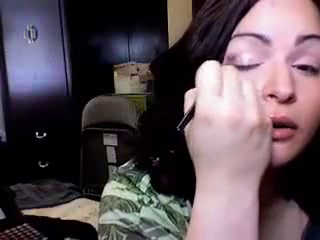
#> input picture frame 16 of tests/data/test.avi, 320 x 240 px, given in place of tmp_violence_cut.mp4, which was not available
$ python crop.py
#> lines starting #> are read from the running program, lines starting #| are printed output that depends on the picture
import cv2

# 비디오 파일 경로
video_path = 'tmp_violence_cut.mp4'

# 비디오 캡처 객체 생성
cap = cv2.VideoCapture(video_path)

# 비디오의 프레임 크기와 FPS 가져오기
width = int(cap.get(cv2.CAP_PROP_FRAME_WIDTH))
height = int(cap.get(cv2.CAP_PROP_FRAME_HEIGHT))
fps = int(cap.get(cv2.CAP_PROP_FPS))

# 크롭할 영역의 좌표 (x, y, w, h)
x, y, w, h = 100, 50, 200, 200  # 예시 좌표와 크기

# 출력 비디오 파일 설정
fourcc = cv2.VideoWriter_fourcc(*'mp4v')
out = cv2.VideoWriter('output_cropped_video.mp4', fourcc, fps, (w, h))

while cap.isOpened():
    ret, frame = cap.read()
#> frame is the input picture: shape (240, 320, 3); mean B, G, R 85.7, 78.9, 92.5
    if not ret:
        break

    # 프레임에서 크롭할 영역 추출
    cropped_frame = frame[y:y+h, x:x+w]
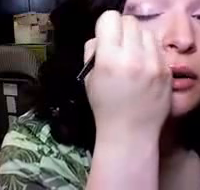
#> cropped_frame: shape (190, 200, 3); mean B, G, R 106.5, 103.4, 120.3

    # 출력 비디오 파일에 크롭된 프레임 쓰기
    out.write(cropped_frame)

    # # 크롭된 프레임을 화면에 표시 (옵션)
    # cv2.imshow('Cropped Frame', cropped_frame)
    # if cv2.waitKey(1) & 0xFF == ord('q'):
    #     break

# 모든 리소스 해제
cap.release()
out.release()
cv2.destroyAllWindows()

$ run again, starting later in the video
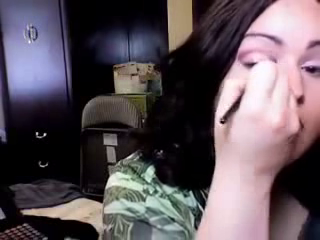
#> input picture frame 73 of tests/data/test.avi, 320 x 240 px, given in place of tmp_violence_cut.mp4, which was not available
#> frame is the input picture: shape (240, 320, 3); mean B, G, R 90.2, 83.1, 94.3
#> `cropped_frame = frame[y:y+h, x:x+w]`:
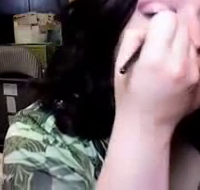
#> cropped_frame: shape (190, 200, 3); mean B, G, R 106.3, 104, 116.3

$ run again, starting later in the video
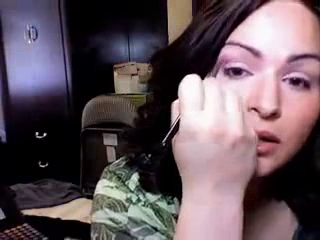
#> input picture frame 131 of tests/data/test.avi, 320 x 240 px, given in place of tmp_violence_cut.mp4, which was not available
#> frame is the input picture: shape (240, 320, 3); mean B, G, R 90.5, 83.4, 98.9
#> `cropped_frame = frame[y:y+h, x:x+w]`:
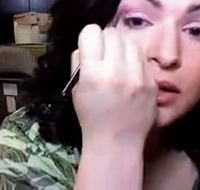
#> cropped_frame: shape (190, 200, 3); mean B, G, R 113, 109.4, 129.3
